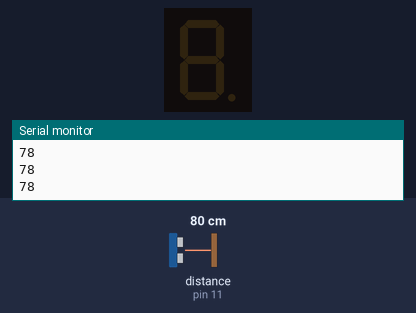
Simulated run of this sketch. Board: Arduino Uno, built with avr-gcc and run on an emulated ATmega328P. On the bench: 1-digit seven-segment display, the last lines printed to the serial monitor. Wiring (inferred from the names in the program): ultrasonic range finder: trigger pin 12; echo pin 11; 1-digit 7-segment display, segments lit when HIGH: segments pin 2, pin 3, pin 4, pin 5, pin 6, pin 7, pin 8. Inputs (shaded band) come from the test bench; at power-on: distance to the obstacle (sensor on pin 11) 80 cm. The echo pulse lasts 58.3 µs per cm; the segment pins are drawn as the display they are named for.

Above: at 1.2 s.
1.3 s: distance to the obstacle (sensor on pin 11) set to 12 cm
2.8 s: distance to the obstacle (sensor on pin 11) set to 9 cm
At 5.7 s:
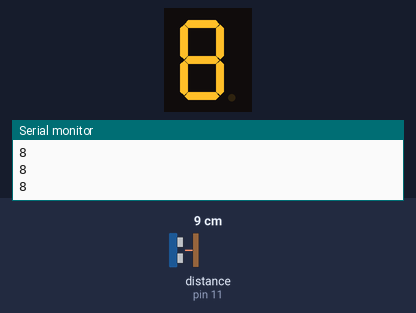
5.8 s: distance to the obstacle (sensor on pin 11) set to 18 cm
7.3 s: distance to the obstacle (sensor on pin 11) set to 2 cm
At 7.66 s:
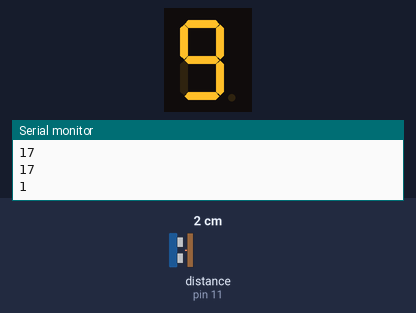
10.3 s: distance to the obstacle (sensor on pin 11) set to 35 cm
Timing chart, 0 to 12.8 s (numbered marks = the images above; inputs shaded):
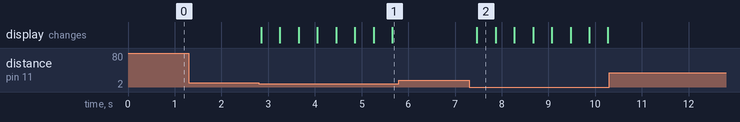

The sketch:

7segmentUltarSonic.ino
```cpp
// Pin mapping for the segments
const int segmentPins[] = {2, 3, 4, 5, 6, 7, 8};
int trig=12;
int echo= 11;
int PTT;
int j=0;
// Patterns for digits 0-9 (common cathode)
const int digitPatterns[10][7] = {
    {1, 1, 1, 1, 1, 1, 0}, // 0
    {0, 1, 1, 0, 0, 0, 0}, // 1
    {1, 1, 0, 1, 1, 0, 1}, // 2
    {1, 1, 1, 1, 0, 0, 1}, // 3
    {0, 1, 1, 0, 0, 1, 1}, // 4
    {1, 0, 1, 1, 0, 1, 1}, // 5
    {1, 0, 1, 1, 1, 1, 1}, // 6
    {1, 1, 1, 0, 0, 0, 0}, // 7
    {1, 1, 1, 1, 1, 1, 1}, // 8
    {1, 1, 1, 1, 0, 1, 1}  // 9
};

void setup() {
  Serial.begin(9600);
  pinMode(trig,OUTPUT);
  pinMode(echo,INPUT);
  // Set segment pins as output
  for (int i = 0; i < 7; i++) {
    pinMode(segmentPins[i], OUTPUT);
  }
}

void loop() {
  //for (int i = 0; i <= 9; i++) {}
  digitalWrite(trig,LOW);
  delayMicroseconds(10);
  digitalWrite(trig,HIGH);
  delayMicroseconds(10);
  digitalWrite(trig,LOW);
  PTT=pulseIn(echo,HIGH)* 0.034 / 2;
  Serial.println(PTT);
  if(PTT<10){
    j++;
    displayDigit(j);
    delay(200); // Wait for 1 second
  }
  if(j>9)j=0;
delay(200);

 }

void displayDigit(int digit) {
  for (int i = 0; i < 7; i++) {
    digitalWrite(segmentPins[i], digitPatterns[digit][i]);
  }
}
```

Measured:
- after the input at 2.8 s, the display: first changes after 0.05 s (image 1 shows a later state)
- after the input at 7.3 s, the display: changes after 0.17 s (image 2)
- what the display in image 2 shows lasts 0.4 s, from 7.5 s to 7.9 s
